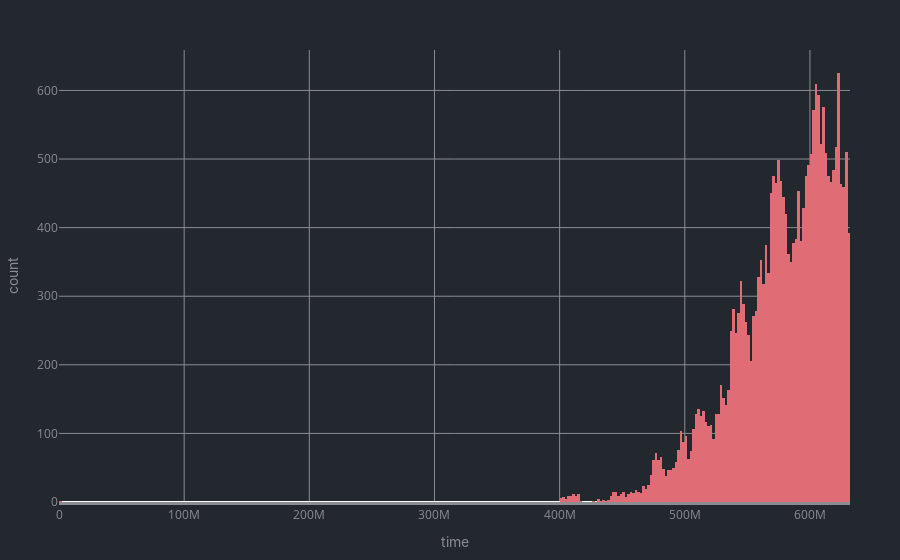

The notebook cell this image was saved under:
### Markdown cell above
Let's plot the frequency distribution of the columns, to decide whether I need to transform any of the columns

### Code cell
my_freqdist(data['time'])

### Figure 1 — Plotly figure (JSON) as saved in the notebook; plotly's stock layout.template omitted (floating-point values rounded to 4 significant figures; data arrays with more than 128 entries replaced by an {"elided": "..."} marker saying what was removed)
{"data": [{"alignmentgroup": "True", "bingroup": "x", "hovertemplate": "time=%{x}<br>count=%{y}<extra></extra>", "legendgroup": "", "marker": {"color": "#e06c75", "pattern": {"shape": ""}}, "name": "", "offsetgroup": "", "orientation": "v", "showlegend": false, "type": "histogram", "x": {"elided": "23182 int values"}, "xaxis": "x", "yaxis": "y"}], "layout": {"autosize": true, "barmode": "relative", "font": {"color": "#8b8d90"}, "legend": {"tracegroupgap": 0}, "margin": {"b": 50, "l": 50, "r": 50, "t": 50}, "paper_bgcolor": "#23272e", "plot_bgcolor": "#23272e", "xaxis": {"anchor": "y", "domain": [0, 1], "gridcolor": "#8b8d90", "linecolor": "#8b8d90", "linewidth": 3, "title": {"font": {"family": "Inter"}, "text": "time"}}, "yaxis": {"anchor": "x", "domain": [0, 1], "gridcolor": "#8b8d90", "title": {"font": {"family": "Inter"}, "text": "count"}}}}
